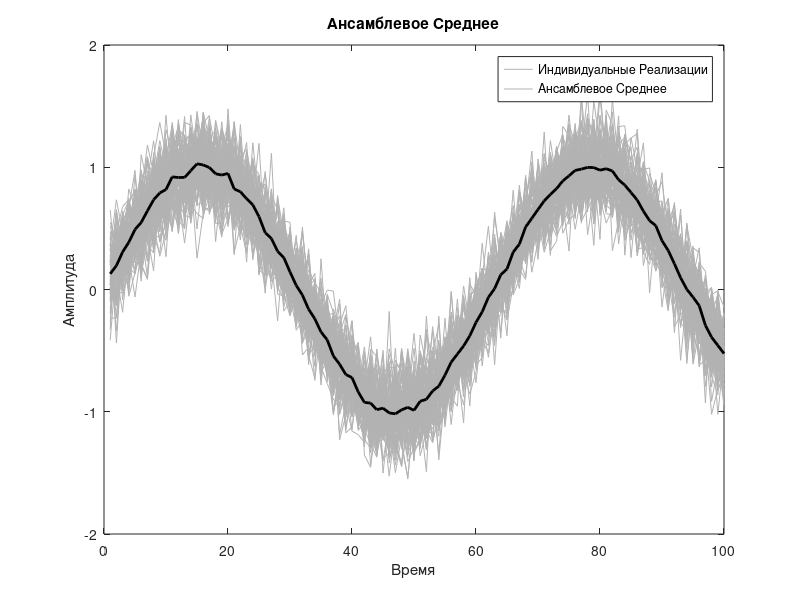

This figure's MATLAB source:
% Генерация ансамбля сигналов с случайным шумом
R = 100; % Количество реализаций
T = 100; % Количество точек данных в каждой реализации
ensemble = sin(0.1 * (1:T)) + 0.2 * randn(R, T);

% Расчет ансамблевого среднего
ensemble_average = mean(ensemble, 1);

% Построение графика: индивидуальные реализации и ансамблевое среднее
figure;
plot(1:T, ensemble', 'Color', [0.7, 0.7, 0.7]); % Серые линии для индивидуальных реализаций
hold on;
plot(1:T, ensemble_average, 'k-', 'LineWidth', 2); % Черная линия для ансамблевого среднего
xlabel('Время');
ylabel('Амплитуда');
title('Ансамблевое Среднее');
legend('Индивидуальные Реализации', 'Ансамблевое Среднее');

